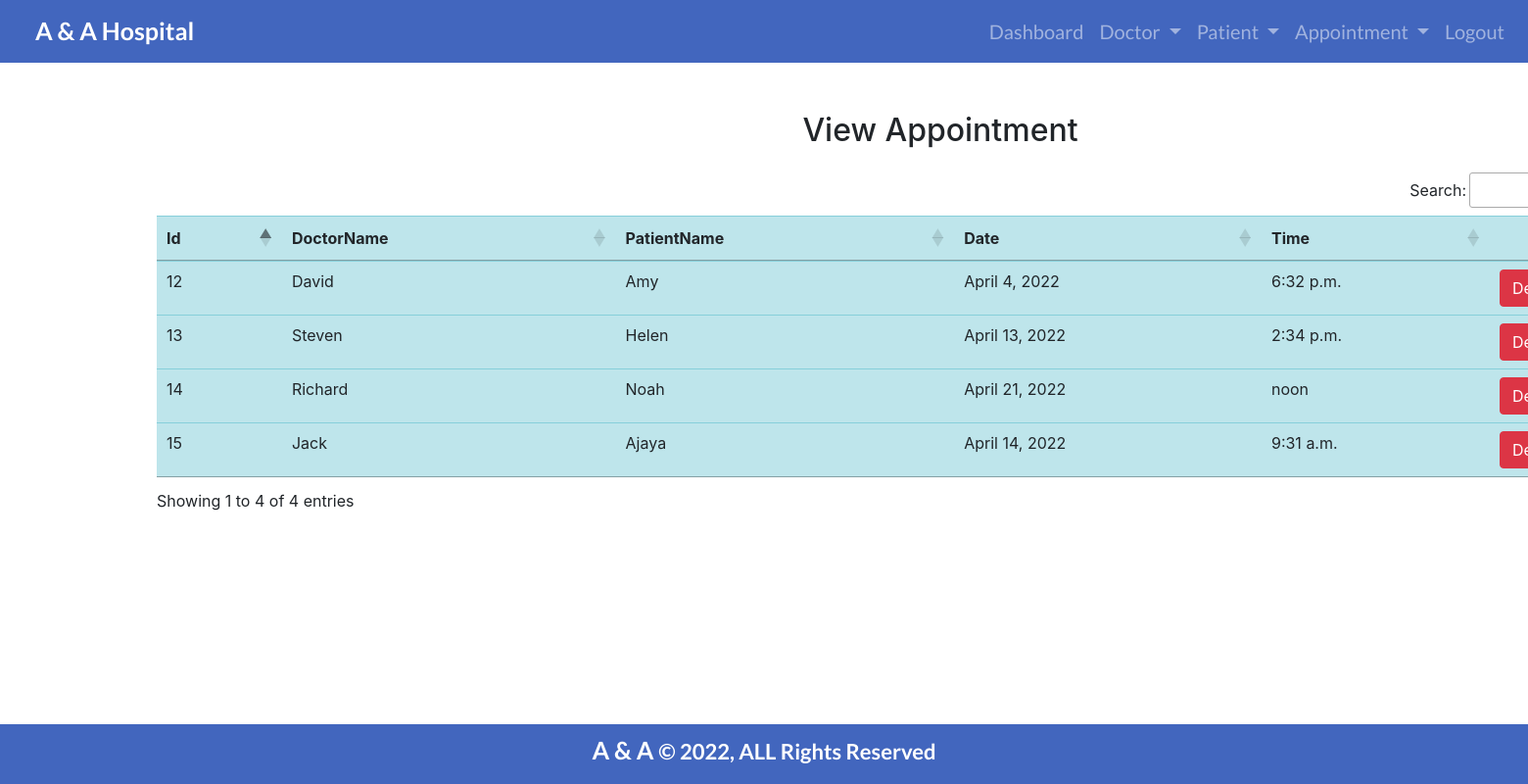
The page /view_appointment/ (signed in) on the database as committed earlier.
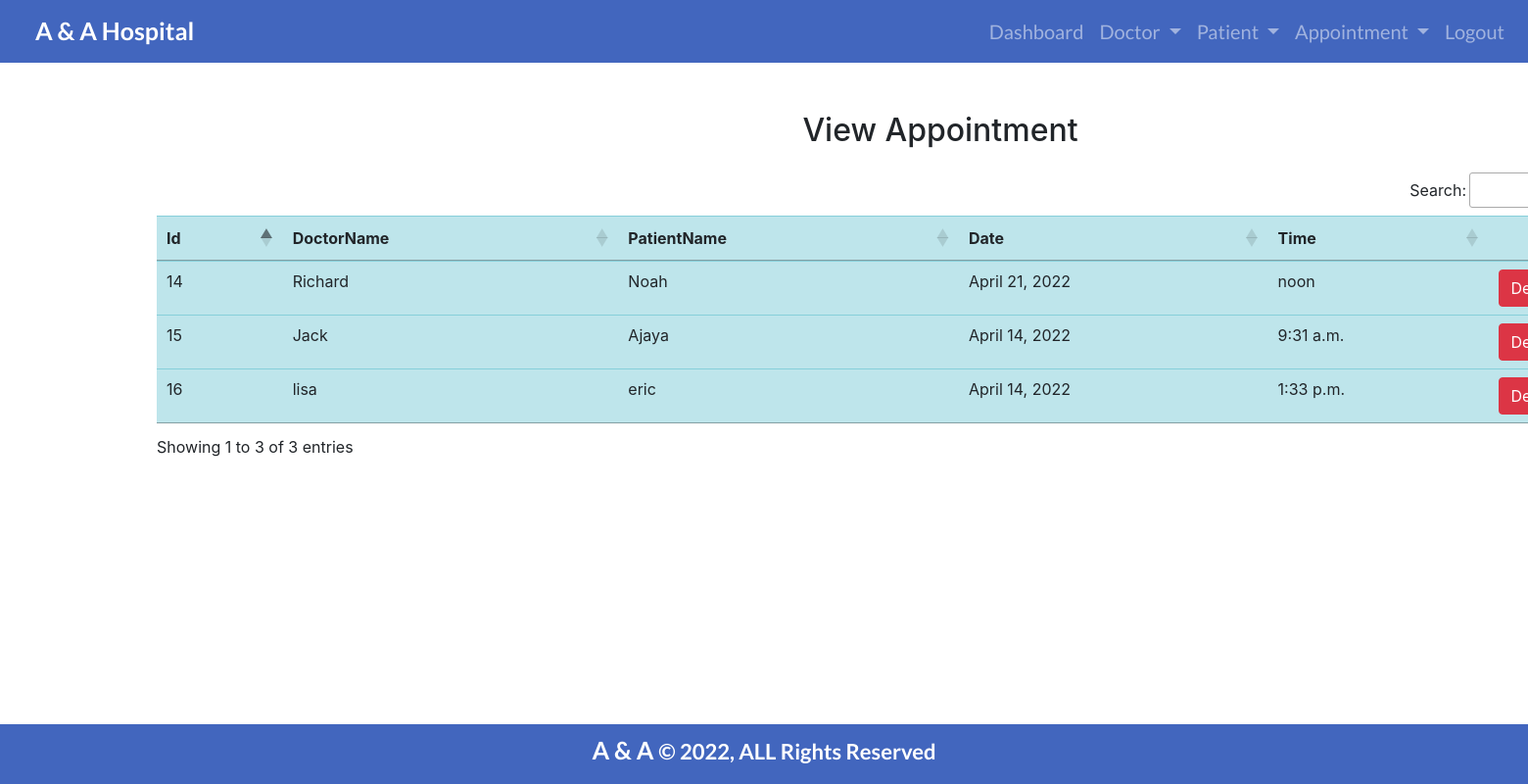
The same page on the database as committed later.
### hospital/models.py (models this page shows, shortened)
class Appointment(models.Model):
    doctor = models.ForeignKey(Doctor, on_delete=models.CASCADE)
    patient = models.ForeignKey(Patient, on_delete=models.CASCADE)
    date = models.DateField()
    time = models.TimeField()

class Patient(models.Model):
    name = models.CharField(max_length=50)
    mobile = models.IntegerField(null=True)
    address = models.TextField()
    def __str__(self):
        return self.name

### hospital/views.py (the view)
# urls.py: path('view_appointment/',View_Appointment,name='view_appointment'),
def View_Appointment(request):
    if not request.user.is_staff:
        return redirect('login')
    apt = Appointment.objects.all()
    d = {'apt' : apt}
    return render(request, 'view_appointment.html', d)

### hospital/models.py (called while the page is built)
    def __str__(self):
        return self.name

### hospital/templates/view_appointment.html
{% include 'base.html' %}
{% include 'navigation.html' %}
{%block content%}
<div  style="width: 100rem; margin-left: 10rem; margin-top: 50px">
    <h2 class="text-center py-0 mb-4">View Appointment</h2>
    <table id="example" class="table table-info">
        <thead>
            <tr>
                <th>Id</th>
                <th>DoctorName</th>
                <th>PatientName</th>
                <th>Date</th>
               <th>Time</th>
               <th></th>
            </tr>
        </thead>
        <tbody>
            {% for i in apt %}
            <tr>
               <td> {{i.id}}</td>
               <td> {{i.doctor}}</td>
               <td> {{i.patient}}</td>
               <td> {{i.date}}</td>
               <td> {{i.time}}</td>
               <td><a href="{% url 'delete_appointment' i.id %}"
                onclick="return confirm('Are you sure you want to delete?')"class="btn btn-danger">Delete</a></td>
            </tr>
            {% endfor %}
        </tbody>
    </table>
</div>
{%endblock%}
{% include 'footer.html' %}

### hospital/templates/base.html (shortened to what this page needs)
{% load static %}
<!DOCTYPE html>
<html lang="en">
<head>
    <link rel="stylesheet" href="https://cdn.jsdelivr.net/npm/bootstrap@4.6.1/dist/css/bootstrap.min.css">
    <link rel="stylesheet" href="https://cdn.datatables.net/1.11.5/css/jquery.dataTables.min.css">
    <link rel="stylesheet" href="https://cdn.datatables.net/buttons/2.2.2/css/buttons.dataTables.min.css">
    <link rel="stylesheet" type="text/css" href="{% static 'css/style.css' %}">
</head>
<body>
</body>
</html>

### hospital/templates/navigation.html (shortened to what this page needs)
<div class="bs-example">
  <nav class="navbar navbar-expand-md navbar-dark" style="background:#4266BE;">
    <a href="/" class="navbar-brand">A & A Hospital</a>
    <div class="collapse navbar-collapse justify-content-between" id="navbarCollapse">
      <ul class="navbar-nav ml-auto">
        {% if request.user.is_staff %}
        <ul class="navbar-nav mr-auto sidenav" id="navAccordion" style="font-size: 20px;  color:#fff; font-family: 'Lato', sans-serif;">
          <li class="nav-item" >
            <a class="nav-link" href="{% url 'dashboard' %}">Dashboard </a>
          </li>
          <li class="nav-item dropdown">
            <a class="nav-link dropdown-toggle" href="#" id="navbarDropdownMenuLink" role="button"
              data-toggle="dropdown" aria-haspopup="true" aria-expanded="false" >
              Doctor
            </a>
          </li>
          <li class="nav-item dropdown">
            <a class="nav-link dropdown-toggle" href="#" id="navbarDropdownMenuLink" role="button"
              data-toggle="dropdown" aria-haspopup="true" aria-expanded="false" >
              Patient
            </a>
          </li>
          <li class="nav-item dropdown" >
            <a class="nav-link dropdown-toggle" href="#" id="navbarDropdownMenuLink" role="button"
              data-toggle="dropdown" aria-haspopup="true" aria-expanded="false" >
              Appointment
            </a>
          </li>
          <li class="nav-item">
            <a class="nav-link" href="{% url 'logout' %}">Logout </a>
          </li>
          {% endif %}
        </ul>
    </div>
  </nav>
</div>

### hospital/templates/footer.html (shortened to what this page needs)
{%block content%}
<footer class="footer">
    <p class="para-name">
       <span>A & A </span> &copy; 2022, ALL Rights Reserved
    </p>
</footer>
{%endblock%}

### hospital/static/css/style.css (style rules this page uses)
p { font-family: 'Lato', sans-serif; font-size: 22px; line-height: 1.5; }
.navbar-brand { font-family: 'Lato', sans-serif; font-size: 25px; margin-left: 20px; font-weight: bolder; }
.nav-item { color: #fff; }
.footer { position: fixed; bottom: 0; left: 0; width: 100%; background: #4266BE; text-align: center; }
.para-name { margin-top: 0.5rem; font-family: 'Lato', sans-serif; font-size: 20px; color: #fff; font-weight: bold; }
.para-name span { font-family: 'Lato', sans-serif; font-size: 25px; }
@media only screen and (min-width: 768px) { .para-name { font-size: 17px; letter-spacing: 1; } }
@media only screen and (min-width: 1024px) { .navbar-brand { font-size: 25px; } }
@media only screen and (min-width: 1024px) { .para-name { font-size: 22px; letter-spacing: 1; } }

Rows that differ between the two databases and show on the page:
removed Appointment: id "12", doctor "David", patient "Amy", date "April 4, 2022", time "6:32 p.m."
removed Appointment: id "13", doctor "Steven", patient "Helen", date "April 13, 2022", time "2:34 p.m."
added Appointment: id "16", doctor "lisa", patient "eric", date "April 14, 2022", time "1:33 p.m."
Other text that changed with them:
text written by a page script: "Search: Showing 1 to 4 of 4 entries" → "Search: Showing 1 to 3 of 3 entries"
